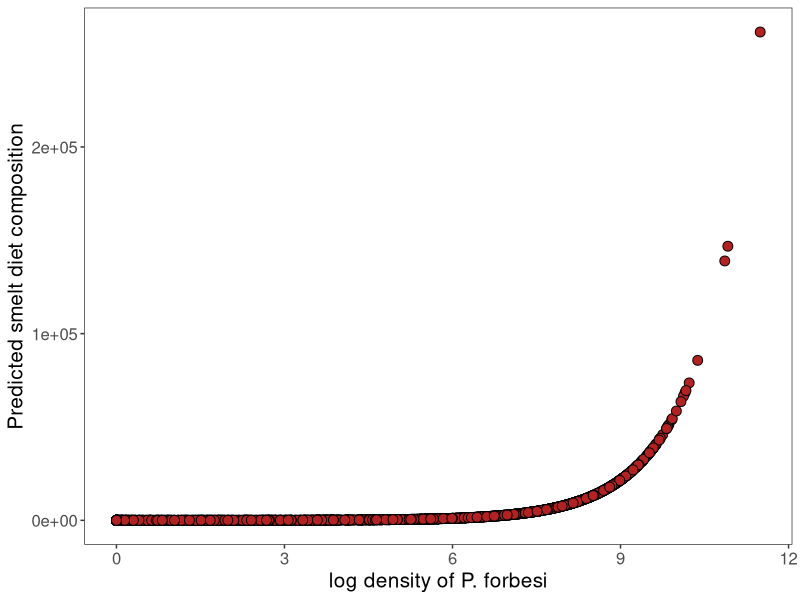
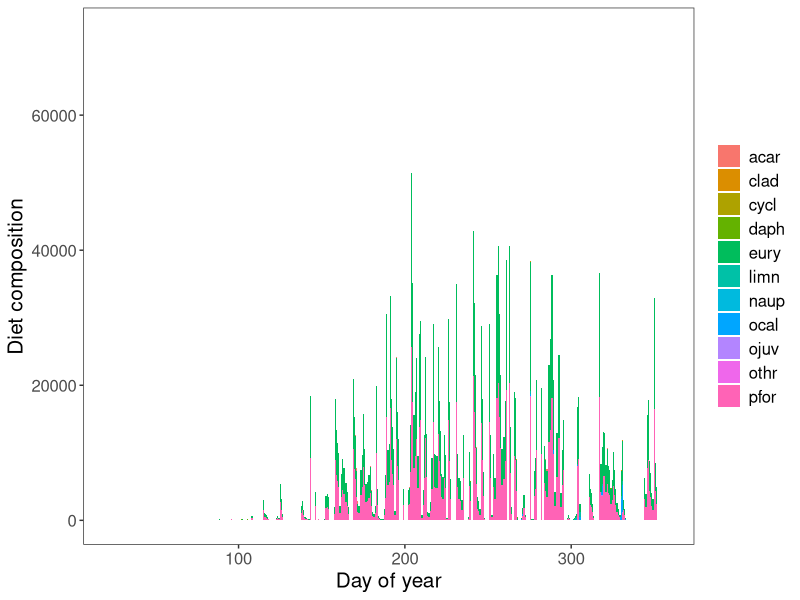
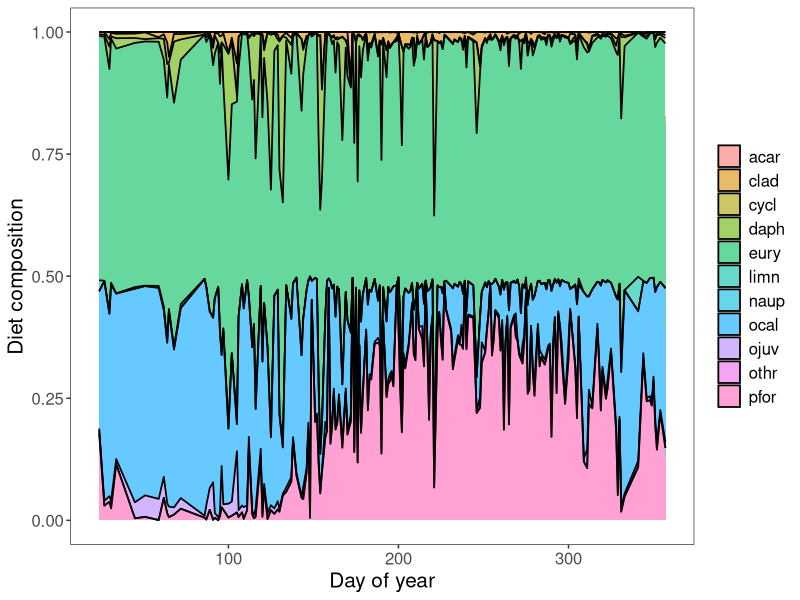
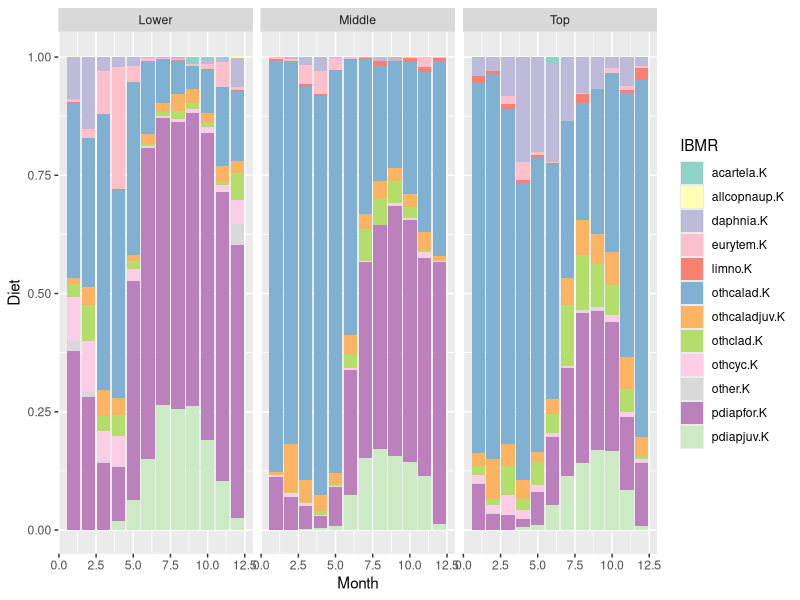
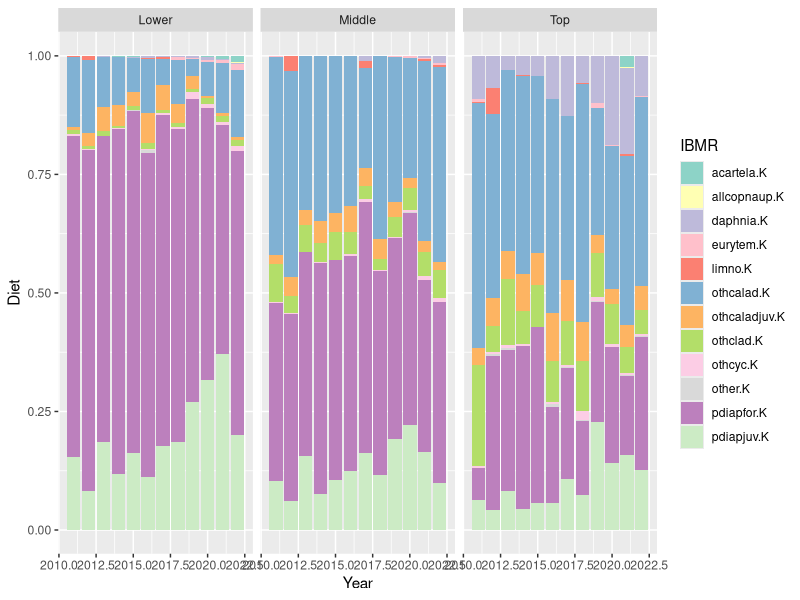

These charts were generated, in order, by the following R code:
# Script to test whether Kenny/Wim's multi-species functional response will work for DWSC
# (and how to make it work if it doesn't)

rm(list=ls())
library(ggplot2)
library(tidyverse)
library(dplyr)

dwsc.zp <- read.csv("data/DWSC_zoops_wIBMR.csv", header=TRUE)

head(dwsc.zp)

df <- dwsc.zp[c("SampleID", "IBMR", "DOY", 'Date', "BPUE", 'Region')]
head(df)

#Hm. IT looks like matt just did this by day of year, not year or region or anything.

d <- data.frame(df %>% 
  group_by(IBMR) %>% 
  mutate(index = row_number()) %>%
  pivot_wider(names_from = "IBMR", values_from = "BPUE", values_fill = 0))
#I'm confused about the index thing here. 


#This is how I would have done it

d2 <- data.frame(df %>% 
                  pivot_wider(names_from = "IBMR", id_cols = c(SampleID, DOY, Date, Region),
                              values_from = "BPUE", values_fill = 0))

# Wim's IBM appendix versions also IBMR versions; only in here to show my work
#naup.VK <- c(1, 75) # not used in TAFS paper
#limno.VK <- c(1, 1.5)
#juv.cal.VK <- c(1, 7.5)
#juv.Pf.VK <- c(1, 1.5) #This taxon isn't in the zp file
#o.cyc.VK <- c(1, 1.5)
#eury.VK <- c(1, 0.375)
#pseud.VK <- c(1, 0.375)
#calan.VK <- c(1, 0.75)
#acart.VK <- c(1, 0.75)
#o.clad.VK <- c(1, 4.5)
#daph.VK <- c(1, 4.5)
#other.VK <- c(1, 7.5) # not used in TAFS paper

# Remove redundancy
vuln1.K <- 0.375
vuln2.K <- 0.75
vuln3.K <- 1.5
vuln4.K <- 4.5
vuln5.K <- 7.5
vuln6.K <- 75

d$allcopnaup.K <- d$allcopnaup/vuln6.K
d$daphnia.K <- d$daphnia/vuln4.K
d$limno.K <- d$limno/vuln3.K
d$othcalad.K <- d$othcalad/vuln2.K
d$othcaladjuv.K <- d$othcaladjuv/vuln5.K
d$othclad.K <- d$othclad/vuln4.K
d$othcyc.K <- d$othcyc/vuln3.K
d$pdiapfor.K <- d$pdiapfor/vuln1.K
d$other.K <- d$other/vuln5.K
d$acartela.K <- d$acartela/vuln2.K
d$eurytem.K <- d$eurytem/vuln1.K

d$Ksum <- 0
for(i in 1:15521){
  d[i,28] <- sum(d[i, 17:27])
}

#Rosie's version
d2 = mutate(d2, allcopnaup.K = allcopnaup/vuln6.K,
            daphnia.K = daphnia/vuln4.K,
            limno.K = limno/vuln3.K,
            othcalad.K = othcalad/vuln2.K,
            othcaladjuv.K = othcaladjuv/vuln5.K,
            othclad.K = othclad/vuln4.K,
            othcyc.K = othcyc/vuln3.K,
            pdiapfor.K = pdiapfor/vuln1.K,
            other.K  = other/vuln5.K,
            acartela.K = acartela/vuln2.K,
            eurytem.K = eurytem/vuln1.K,
            pdiapjuv.K = pdiapjuv/vuln3.K)

d2$Ksum = rowSums(select(d2, daphnia.K:pdiapjuv.K))



# In the "real" BEM, Cmax and fish weight are dynamic, but we're just testing the fxl response so...
# these predict the diet fractions
d$naup <- d$allcopnaup.K/(1 + d$Ksum)
d$daph <- d$daphnia.K/(1 + d$Ksum)
d$limn <- d$limno.K/(1 + d$Ksum)
d$ocal <- d$othcalad.K/(1 + d$Ksum)
d$ojuv <- d$othcaladjuv.K/(1 + d$Ksum)
d$clad <- d$othclad.K/(1 + d$Ksum)
d$cycl <- d$othcyc.K/(1 + d$Ksum)
d$pfor <- d$pdiapfor.K/(1 + d$Ksum)
d$othr <- d$other.K/(1 + d$Ksum)
d$acar <- d$acartela.K/(1 + d$Ksum)
d$eury <- d$eurytem.K/(1 + d$Ksum)

head(d)


#Check to make sure I'm getting something that resembles a Type-II functional response
ggplot(d, aes(log(pdiapfor+1), pfor)) + 
  geom_point(pch=21, size=3, fill='firebrick') +
  theme_bw() +
  theme(text=element_text(size=15), panel.grid.major = element_blank(), panel.grid.minor = element_blank(),
        legend.position="none", legend.title=element_blank()) +
  labs(x="log density of P. forbesi", y="Predicted smelt diet composition")

# now I've made a big annoyance of a file so to get to something ggplot will accept...
dgg <- d[c("DOY", "naup", "daph", "limn", "ocal", "ojuv", "clad", "cycl", "pfor", "othr", "acar", "eury")]

eat.gg <- dgg %>% pivot_longer(c('naup', 'daph', 'limn', 'ocal', 'ojuv', 'clad',
                               'cycl', 'pfor', 'othr', 'acar', 'eury'), names_to = "Species", values_to = "Diet")
eat.gg.df <- data.frame(eat.gg); head(eat.gg.df)

# can't make heads or tails of it this way
ggplot(eat.gg.df, aes(DOY, Diet, fill=as.factor(Species))) + 
  geom_area() +
  labs(x="Day of year", y="Diet composition") +
  theme_bw() + labs(color=NULL) + 
  theme(legend.title=element_blank(), legend.position="right", text=element_text(size=15), 
        panel.grid.major = element_blank(), 
        panel.grid.minor = element_blank())

# Compute percentages with dplyr
eat.gg.df <- eat.gg.df  %>%
  group_by(DOY, Species) %>%
  summarise(n = sum(Diet)) %>%
  mutate(percentage = n / sum(n))

ggplot(eat.gg.df, aes(DOY, percentage, fill=as.factor(Species))) + 
  geom_area(alpha=0.6 , size=.6, colour="black") +
  labs(x="Day of year", y="Diet composition") +
  theme_bw() + labs(color=NULL) + 
  theme(legend.title=element_blank(), legend.position="right", text=element_text(size=15), 
        panel.grid.major = element_blank(), 
        panel.grid.minor = element_blank())

#Rosie's version

d2long = pivot_longer(d2, cols = c(allcopnaup.K:pdiapjuv.K), names_to = "IBMR", values_to = "DietProportion") %>%
  mutate(Diet = DietProportion/Ksum, Month = month(Date))

#match the colors to Christina's diet graph
library(RColorBrewer)
mypal = c("acartela.K" = "#8DD3C7", "allcopnaup.K" = "#FFFFB3",
          "daphnia.K" = "#BEBADA", "eurytem.K" = "pink",
          "limno.K" = "#FB8072", "othcalad.K" = "#80B1D3",
          "othcaladjuv.K" = "#FDB462", "othclad.K" = "#B3DE69",
          "othcyc.K" = "#FCCDE5", "other.K" = "#D9D9D9",
          "pdiapfor.K" = "#BC80BD", "pdiapjuv.K" = "#CCEBC5")

#summaryize by month and region

d2longave = group_by(d2long, Month, Region, IBMR) %>%
  summarize(Diet = mean(Diet))

ggplot(d2longave, aes(x = Month, y = Diet, fill = IBMR))+
  geom_col()+
  facet_wrap(~Region)+
  scale_fill_manual(values = mypal)

#now by year and region, summer fall only
d2longave2 = filter(d2long, Month %in% c(6:10)) %>%
  mutate(Year = year(Date)) %>%
  group_by(Year, Region, IBMR) %>%
  summarize(Diet = mean(Diet))

ggplot(d2longave2, aes(x = Year, y = Diet, fill = IBMR))+
  geom_col()+
  facet_wrap(~Region)+
  scale_fill_manual(values = mypal)

##############################################################
#load the diet data

diet = read_csv("data/SDWSC diets fo.csv")
